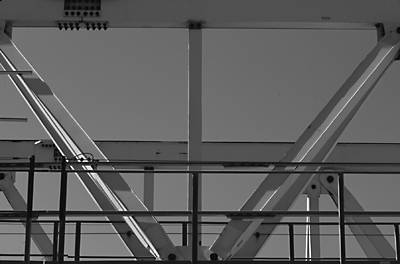
%> input picture HW_monadic/images/gantrycrane.png, 400 x 264 px
$ octave hw_monadic_ops_1.m   (GNU Octave 9; MATLAB toolbox functions it lacks are replaced by stand-ins)
%> lines starting %> are read from the running program, lines starting %| are printed output that depends on the picture
### HW_monadic/get_image.m
function img = get_image(fname)
%> called with fname = 'images/gantrycrane.png'
% INPUT:
%   'fname': a full path to the file
% OUTPUT:
%   'img': a 2D matrix with an image.
%       class(img) is double. 'img' is normalized to range [0, 1].
%       If 'fname' is a color image, the color channels are
%       averaged so that 'img' is grayscale.
    img = imread(fname);
%> img is the input picture: size 264x400 uint8; min 0, max 255, mean 93.4

    img = im2double(img);  % that is equivalent to double(img)/255 for 8-bit images.
%> img: size 264x400 double
    % if the image has color channels, convert it to grayscale.
    % average the channels:
    if ndims(img) == 3  % image is RGB
        img = rgb2gray(img);
    end
end

### HW_monadic/image_hist_cdf.m
function [bin_centers, h, cdf] = image_hist_cdf(im, Nbins)
%> called with Nbins = 256
% function [bin_centers, h, cdf] = image_hist_cdf(im, Nbins)
% INPUT:
% im: image is assumed to be of float type (single or double)
%   and in range <0, 1>.
%
% Nbins: required number of bins of histogram. Must be >1.
%
% OUTPUT:
%
% the bins have uniform widths, the first and last ones are at
% 0 and 1, respectively.
%
% bin_centers: locations of bins.
% h: counts in histogram bins
% cdf: cumulative distribution function. sum(cdf) = 1.

bin_centers = linspace(0, 1, Nbins);
h = hist(im(:), bin_centers); h = h / sum(h);
%> after `h = hist(im(:), bin_centers)`: h = 256 values, max 3233 at index 81, min 5 at index 247, mean 412.5
%> after `h = h / sum(h)`: h = 256 values, max 0.0306 at index 81, min 4.73e-05 at index 247, mean 0.00391
cdf = cumsum(h); cdf=cdf/cdf(end);
%> after `cdf = cumsum(h)`: cdf = 256 values from 0.000407 to 1

### HW_monadic/showim_hist_cdf.m
function [fig] = showim_hist_cdf(img, operation_ref, range)
% function showim_hist_cdf(img)
% shows the image img, its histogram and CDF.

if ~exist('range', 'var')
    range = [0 1];
end

fig = figure;
subplot(2,2,1);
image(repmat(img, [1 1 3]));
axis image off;

Nbins = 256;
[bin_centers, h, cdf] = image_hist_cdf(img, Nbins);
%> bin_centers = 256 values from 0 to 1; cdf = 256 values from 0.000407 to 1
subplot(2,2,2);
bar(bin_centers, h);
title('histogram');
xlabel('intensity');
ylabel('frequency');

ax = subplot(2,2,3);
plot(bin_centers, cdf);
title('CDF');
xlabel('intensity');
axis equal
xlim(ax, [0, 1]); ylim(ax, [0, 1]);

xval = linspace(range(1), range(2), 256);
should_plot_op = true;
if exist('operation_ref', 'var')
    if isa(operation_ref, 'function_handle')
        yval = operation_ref(xval);
    else
        should_plot_op = false;
    end
else
    yval = xval;
end
if should_plot_op
    ax = subplot(2,2,4);
    plot(xval, yval);
    axis equal
    xlim(ax, [0, 1]); ylim(ax, [0, 1]);
    xlabel('input intensity (I)')
    ylabel('transformed intensity T(I)')
    title('Transformation function');
end

### HW_monadic/get_monadic_operation.m
function [operation_cb] = get_monadic_operation(operation, parameter)
%SIMPLE_MONADIC Summary of this function goes here
%   Detailed explanation goes here
    switch operation  % choose what to do next based on the requested operation
        case 'negative'
            operation_cb = @negative;
        case 'threshold'
            operation_cb = package_function_w_param(@threshold, parameter);
        case 'brightness_adj'
            operation_cb = package_function_w_param(@brightness_adj, parameter);
        case 'gamma_correction'
            operation_cb = package_function_w_param(@gamma_correction, parameter);
        case 'contrast'
            operation_cb = package_function_w_param(@contrast, parameter);
        case 'non_linear_contrast'
            operation_cb = package_function_w_param(@non_linear_contrast, parameter);
        case 'log_scale'
            operation_cb = package_function_w_param(@log_scale, parameter);
        case 'quantization'
            operation_cb = package_function_w_param(@quantization, parameter);
        otherwise
            error('Unknown operation: %s', operation)
    end
end

%% Implement all of the following functions:
function [lt] = negative(l)
    lt = l; % TODO: replace with a proper computation of the monadic op
end

% [41 lines left out: functions threshold, brightness_adj, gamma_correction, contrast, non_linear_contrast, log_scale, not called in this run]

function [lt] = quantization(l, q_levels)
    q_levels = round(q_levels);
    if q_levels < 2
        error("The number of quantization levels is outside of the allowed range!")
    end
    lt = l; % TODO: replace with a proper computation of the monadic op
end

%% End of "TO BE IMPLEMENTED" functions. Don't change the function below.
function [ref_w_param] = package_function_w_param(op_ref, param)
% This function puts the extra operation parameter "into" the operation
% reference via a lambda function. Thus, the resulting operation only
% requires the input image.
    if ~exist('param', 'var')
        error("The function '%s' requires a parameter but none was provided!", strip(evalc('disp(op_ref)')));
    end
    ref_w_param = @(img) op_ref(img, param);
end

### HW_monadic/hw_monadic_ops_1.m
% This script displays the original image and the image transformed by a
% monadic operation, and their PDFs/CDFs.

%% select which operation to perform and parameter (if applies)
image_name = 'images/gantrycrane.png';  % image to open and transform
operation_name = 'quantization';  % the name of the operation (see the 'get_monadic_operation.m')
parameter = [16];  % operation parameter, if any (otherwise set to [])

%% actual script - you don't need to change anything here
img = get_image(image_name);
fh = showim_hist_cdf(img);
%> fh = 1
set(fh, 'Name', 'Original image');
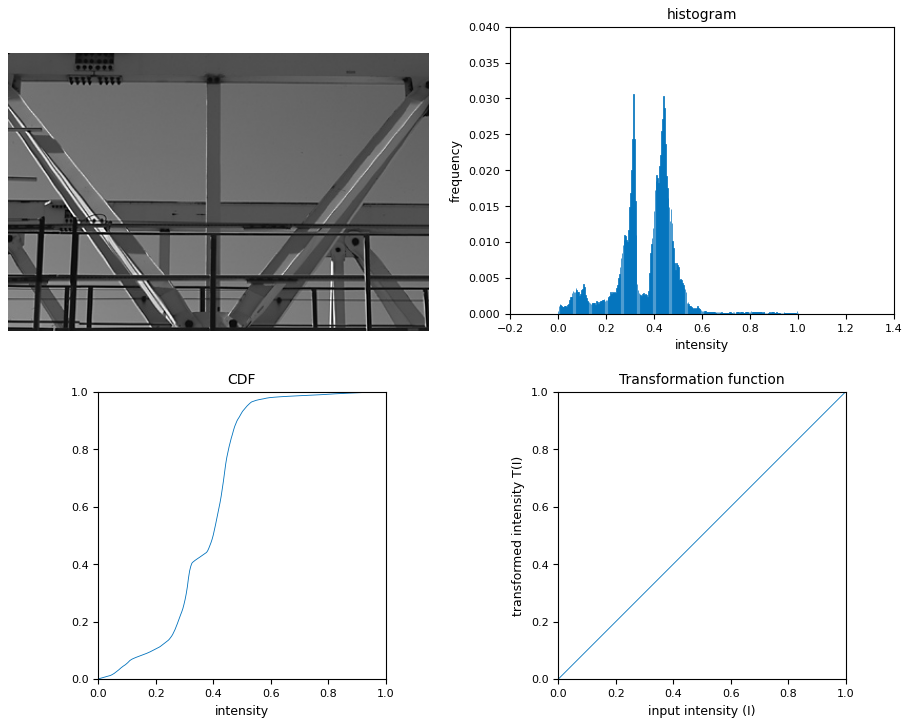
%> figure redrawn from the program's plot data, 4 panels

if logical(parameter)
    operation_ref = get_monadic_operation(operation_name, parameter);
else
    operation_ref = get_monadic_operation(operation_name);
end

img_transformed = operation_ref(img);
fh = showim_hist_cdf(img_transformed, operation_ref);
%> fh = 2
set(fh, 'Name', sprintf('Image transformed by: %s', operation_name));

$ run again, with HW_monadic/images/CM1.jpg saved as HW_monadic/images/gantrycrane.png
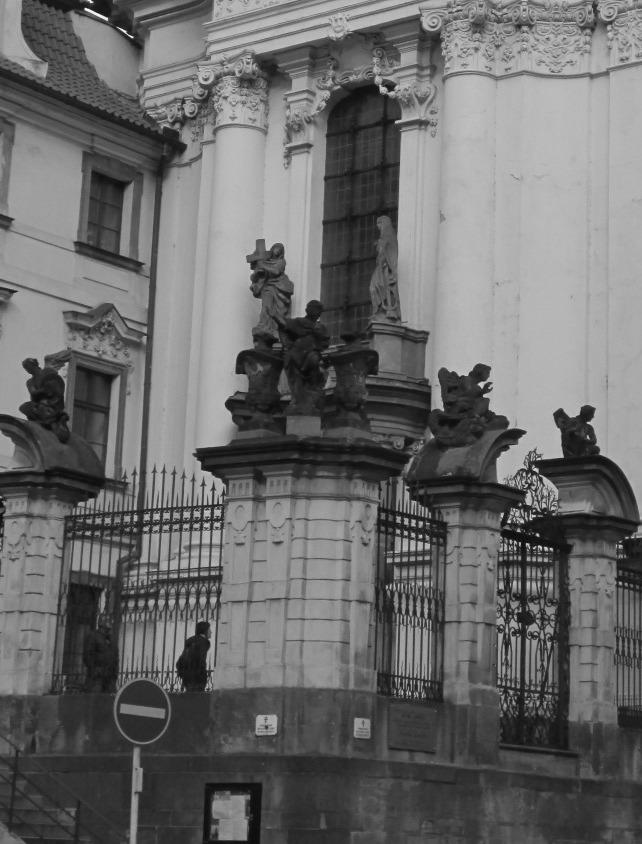
%> input picture HW_monadic/images/CM1.jpg, 642 x 844 px
%> in get_image, img is the input picture: size 844x642 uint8; min 0, max 255, mean 106.9
%> img: size 844x642 double
%> in image_hist_cdf, `h = hist(im(:), bin_centers)`: h = 256 values, max 8871 at index 183, min 0 at index 228, mean 2116.6
%> in image_hist_cdf, `h = h / sum(h)`: h = 256 values, max 0.0164 at index 183, min 0 at index 228, mean 0.00391
%> in image_hist_cdf, `cdf = cumsum(h)`: cdf = 256 values from 3.69e-06 to 1
%> in showim_hist_cdf, `[bin_centers, h, cdf] = image_hist_cdf(img, Nbins);`: bin_centers = 256 values from 0 to 1; cdf = 256 values from 3.69e-06 to 1
%> `fh = showim_hist_cdf(img);`: fh = 1
%> `set(fh, 'Name', 'Original image');`:
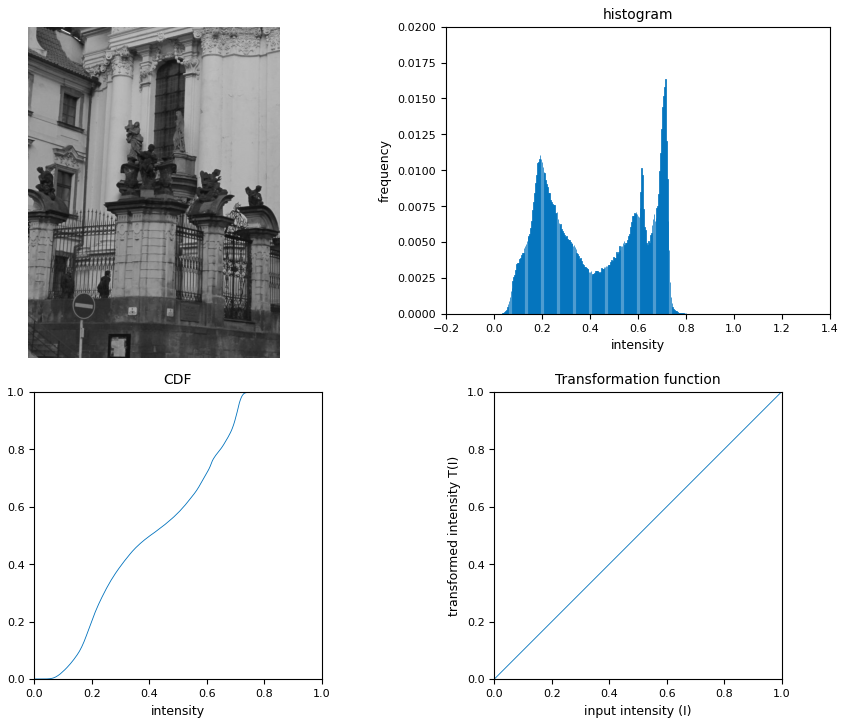
%> figure redrawn from the program's plot data, 4 panels
%> `fh = showim_hist_cdf(img_transformed, operation_ref);`: fh = 2

$ run again, with HW_monadic/images/CM2.jpg saved as HW_monadic/images/gantrycrane.png
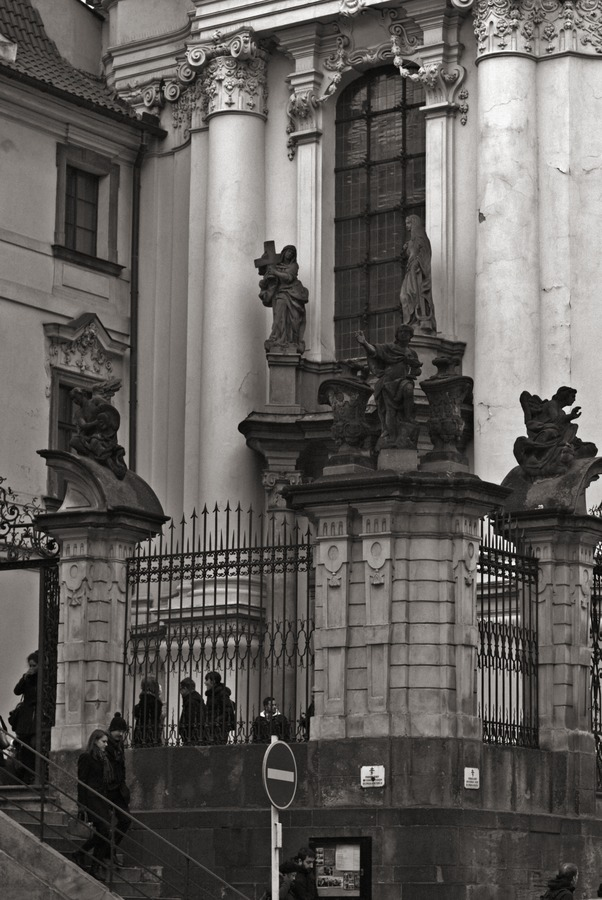
%> input picture HW_monadic/images/CM2.jpg, 602 x 900 px
%> in get_image, img is the input picture: size 900x602x3 uint8; mean R, G, B 97.9, 94.6, 91.5
%> in image_hist_cdf, `h = hist(im(:), bin_centers)`: h = 256 values, max 5753 at index 39, min 9 at index 255, mean 2116.4
%> in image_hist_cdf, `h = h / sum(h)`: h = 256 values, max 0.0106 at index 39, min 1.66e-05 at index 255, mean 0.00391
%> in image_hist_cdf, `cdf = cumsum(h)`: cdf = 256 values from 2.77e-05 to 1
%> in showim_hist_cdf, `[bin_centers, h, cdf] = image_hist_cdf(img, Nbins);`: bin_centers = 256 values from 0 to 1; cdf = 256 values from 2.77e-05 to 1
%> `fh = showim_hist_cdf(img);`: fh = 1
%> `set(fh, 'Name', 'Original image');`:
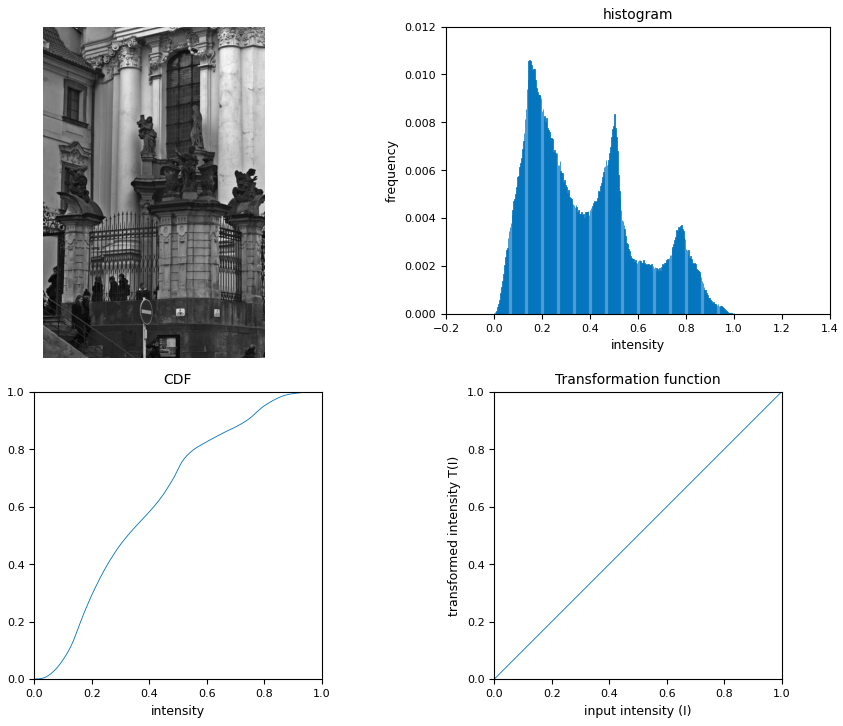
%> figure redrawn from the program's plot data, 4 panels
%> `fh = showim_hist_cdf(img_transformed, operation_ref);`: fh = 2
